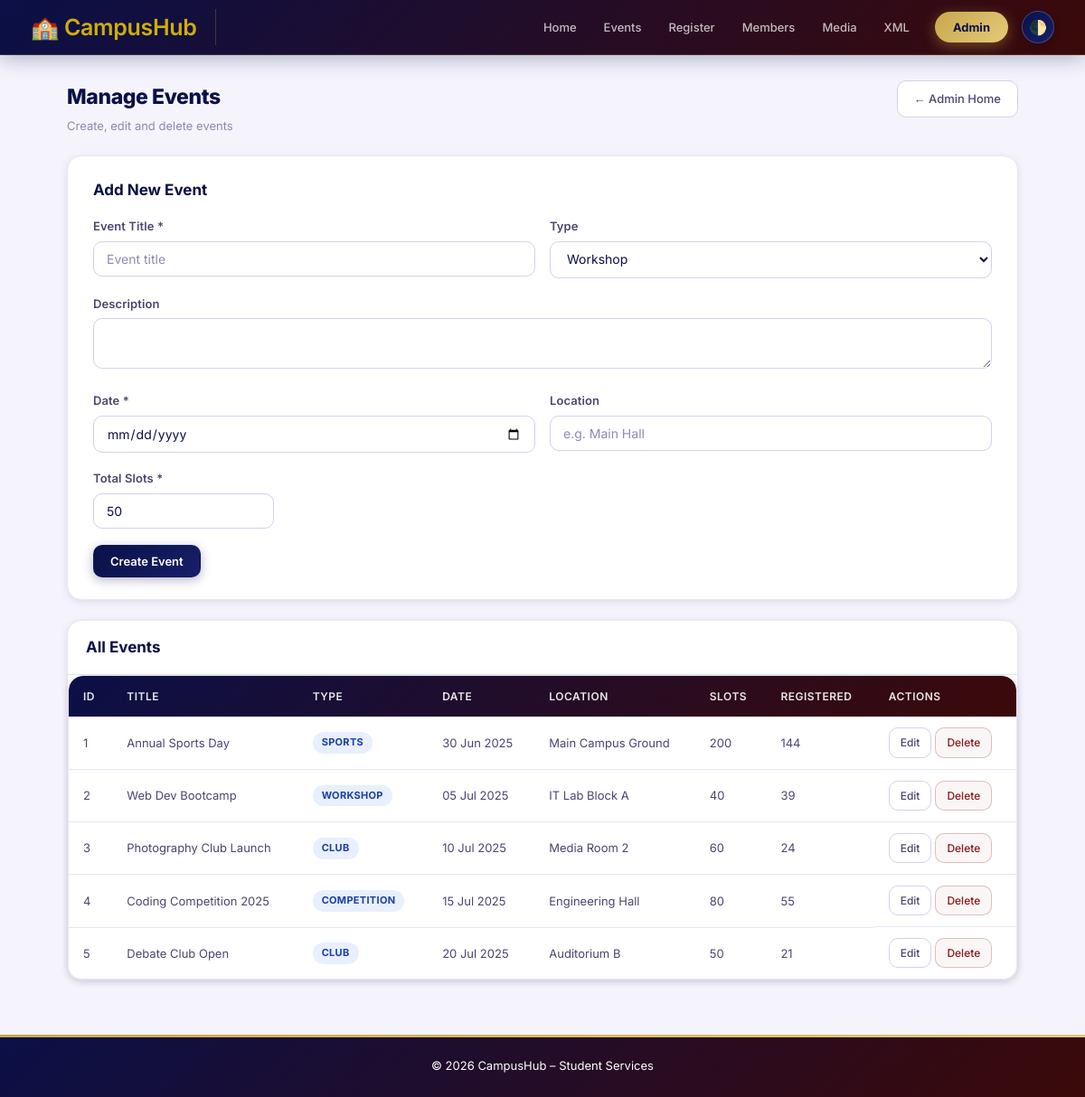
Screenshot of /admin/manage_event.php with the database file from the repository.
### tables this page shows
CREATE TABLE `events` (
  `id` int NOT NULL AUTO_INCREMENT,
  `title` varchar(150) NOT NULL,
  `type` varchar(50) NOT NULL,
  `description` text,
  `event_date` date NOT NULL,
  `location` varchar(150) DEFAULT NULL,
  `total_slots` int DEFAULT '50',
  `registered` int DEFAULT '0',
  `created_at` timestamp NULL DEFAULT CURRENT_TIMESTAMP,
  PRIMARY KEY (`id`)
);

### admin/manage_event.php (the view, shortened to what this page needs)
<?php
require_once '../includes/database.php';
require_once '../includes/header.php';
$pdo = $pdo ?? getConnection();
$editing = null;
$events = $pdo->query("SELECT * FROM events ORDER BY event_date ASC")->fetchAll();
?>
<div class="section-header">
    <div>
        <h1>Manage Events</h1>
        <p>Create, edit and delete events</p>
    </div>
    <a href="index.php" class="btn">&larr; Admin Home</a>
</div>
<div class="card">
    <h2><?php echo $editing ? 'Edit Event' : 'Add New Event'; ?></h2>
    <form method="POST" action="manage_events.php">
        <div class="form-row">
            <div class="form-group">
                <label>Event Title *</label>
                <input type="text" name="title" value="<?php echo htmlspecialchars($editing['title'] ?? ''); ?>" placeholder="Event title">
            </div>
            <div class="form-group">
                <label>Type</label>
                <select name="type">
                    <?php foreach (['Workshop', 'Sports', 'Competition', 'Club', 'Other'] as $t): ?>
                        <option <?php if (($editing['type'] ?? '') === $t) echo 'selected'; ?>><?php echo $t; ?></option>
                    <?php endforeach; ?>
                </select>
            </div>
        </div>
        <div class="form-group">
            <label>Description</label>
            <textarea name="description" rows="2"><?php echo htmlspecialchars($editing['description'] ?? ''); ?></textarea>
        </div>
        <div class="form-row">
            <div class="form-group">
                <label>Date *</label>
                <input type="date" name="event_date" value="<?php echo $editing['event_date'] ?? ''; ?>">
            </div>
            <div class="form-group">
                <label>Location</label>
                <input type="text" name="location" value="<?php echo htmlspecialchars($editing['location'] ?? ''); ?>" placeholder="e.g. Main Hall">
            </div>
        </div>
        <div class="form-group" style="max-width:200px">
            <label>Total Slots *</label>
            <input type="number" name="total_slots" value="<?php echo $editing['total_slots'] ?? 50; ?>" min="1">
        </div>
        <div style="display:flex;gap:8px">
            <button type="submit" class="btn btn-primary">
                <?php echo $editing ? 'Update Event' : 'Create Event'; ?>
            </button>
        </div>
    </form>
</div>
<div class="card" style="padding:0">
    <div style="padding:16px 20px;border-bottom:1px solid #dde8e3">
        <h2 style="margin:0">All Events</h2>
    </div>
    <div class="table-wrap">
        <table>
            <thead>
                <tr>
                    <th>ID</th>
                    <th>Title</th>
                    <th>Type</th>
                    <th>Date</th>
                    <th>Location</th>
                    <th>Slots</th>
                    <th>Registered</th>
                    <th>Actions</th>
                </tr>
            </thead>
            <tbody>
                <?php foreach ($events as $e): ?>
                    <tr>
                        <td><?php echo $e['id']; ?></td>
                        <td><?php echo htmlspecialchars($e['title']); ?></td>
                        <td><span class="tag tag-blue"><?php echo $e['type']; ?></span></td>
                        <td><?php echo date('d M Y', strtotime($e['event_date'])); ?></td>
                        <td><?php echo htmlspecialchars($e['location']); ?></td>
                        <td><?php echo $e['total_slots']; ?></td>
                        <td><?php echo $e['registered']; ?></td>
                        <td style="display:flex;gap:4px">
                            <a href="?edit=<?php echo $e['id']; ?>" class="btn btn-sm">Edit</a>
                            <a href="?delete=<?php echo $e['id']; ?>" class="btn btn-sm btn-danger"
                                onclick="return confirm('Delete this event?')">Delete</a>
                        </td>
                    </tr>
                <?php endforeach; ?>
            </tbody>
        </table>
    </div>
</div>
<?php require_once '../includes/footer.php'; ?>

### rows the page displays
events: id "1", title "Annual Sports Day", type "SPORTS", event_date "30 Jun 2025", location "Main Campus Ground", total_slots "200", registered "144"
events: id "2", title "Web Dev Bootcamp", type "WORKSHOP", event_date "05 Jul 2025", location "IT Lab Block A", total_slots "40", registered "39"
events: id "3", title "Photography Club Launch", type "CLUB", event_date "10 Jul 2025", location "Media Room 2", total_slots "60", registered "24"
events: id "4", title "Coding Competition 2025", type "COMPETITION", event_date "15 Jul 2025", location "Engineering Hall", total_slots "80", registered "55"
events: id "5", title "Debate Club Open", type "CLUB", event_date "20 Jul 2025", location "Auditorium B", total_slots "50", registered "21"

### other values shown
form field type "Workshop"
